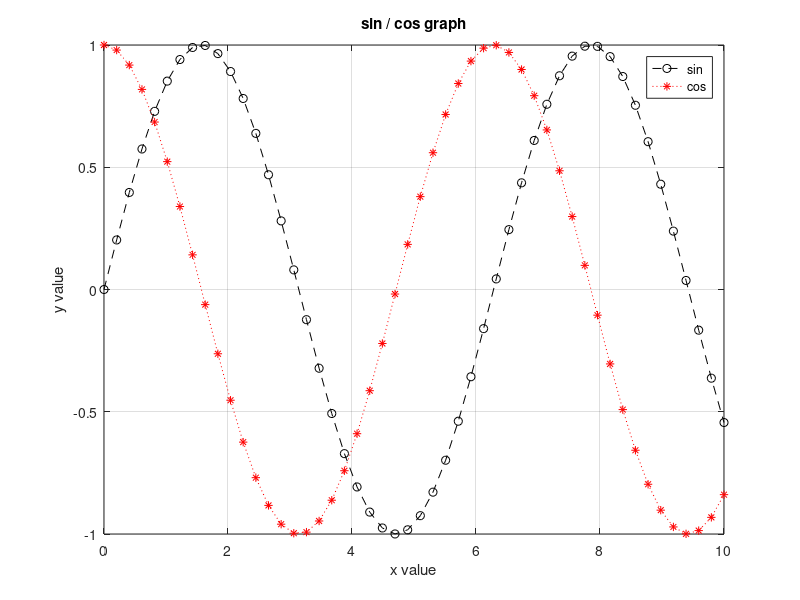
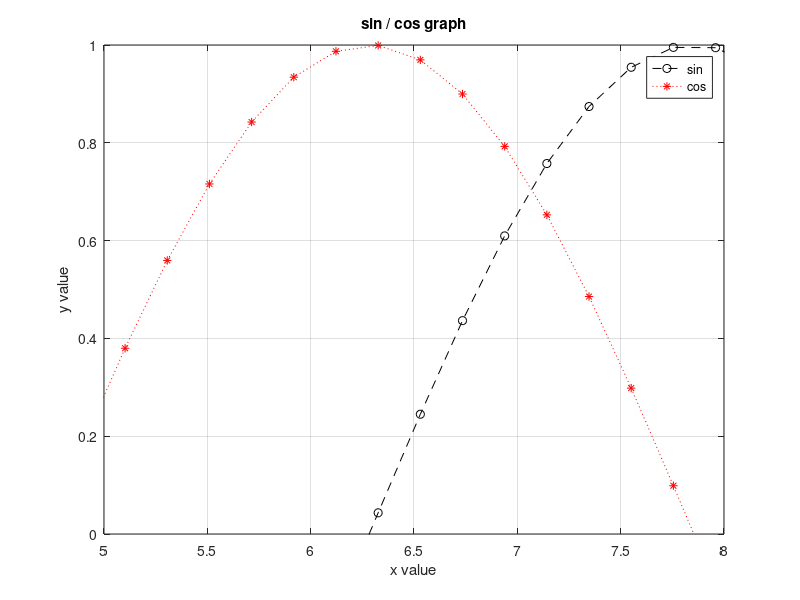

Reproduce these figures in MATLAB, in order.
clear all; clc; close all;

X = linspace(0,10,50);



Y1 = sin(X);
Y2 = cos(X);
Y3 = 1 + sin(X);


% figure(100)
% subplot(1,3,1)
% plot(X, Y1, 'ro-')
% subplot(1,3,2)
% plot(X,Y2,'b*-')
% subplot(1,3,3)
% plot(X,Y3,'gd--')

figure(200)
plot(X,Y1,'ko--'); hold on;
plot(X,Y2,'r*:')
title('sin / cos graph')
xlabel('x value')
ylabel('y value')
legend('sin', 'cos')
grid on
% axis([5 8 0 1])

figure(300)
plot(X,Y1,'ko--'); hold on;
plot(X,Y2,'r*:')
title('sin / cos graph')
xlabel('x value')
ylabel('y value')
legend('sin', 'cos')
grid on
axis([5 8 0 1])